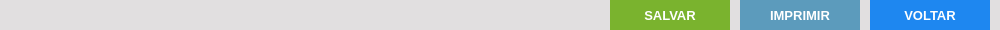
   <widget class="QFrame" name="fr_BotoesFormCompra">
    <property name="geometry">
     <rect>
      <x>0</x>
      <y>470</y>
      <width>1000</width>
      <height>30</height>
     </rect>
    </property>
    <property name="styleSheet">
     <string notr="true">background:#E1DFE0;
border: none;</string>
    </property>
    <widget class="QPushButton" name="bt_Voltar">
     <property name="geometry">
      <rect>
       <x>870</x>
       <y>0</y>
       <width>120</width>
       <height>30</height>
      </rect>
     </property>
     <property name="font">
      <font>
       <family>Tahoma</family>
       <pointsize>10</pointsize>
       <weight>75</weight>
       <bold>true</bold>
      </font>
     </property>
     <property name="cursor">
      <cursorShape>PointingHandCursor</cursorShape>
     </property>
     <property name="focusPolicy">
      <enum>Qt::NoFocus</enum>
     </property>
     <property name="contextMenuPolicy">
      <enum>Qt::ActionsContextMenu</enum>
     </property>
     <property name="styleSheet">
      <string notr="true">QPushButton {
background-color: #1E87F0;
color: #FFF
}
QPushButton:hover{
background-color: #40a286
}</string>
     </property>
     <property name="text">
      <string>VOLTAR</string>
     </property>
     <property name="iconSize">
      <size>
       <width>75</width>
       <height>35</height>
      </size>
     </property>
    </widget>
    <widget class="QPushButton" name="bt_Salvar">
     <property name="geometry">
      <rect>
       <x>610</x>
       <y>0</y>
       <width>120</width>
       <height>30</height>
      </rect>
     </property>
     <property name="font">
      <font>
       <family>Tahoma</family>
       <pointsize>10</pointsize>
       <weight>75</weight>
       <bold>true</bold>
      </font>
     </property>
     <property name="cursor">
      <cursorShape>PointingHandCursor</cursorShape>
     </property>
     <property name="focusPolicy">
      <enum>Qt::NoFocus</enum>
     </property>
     <property name="contextMenuPolicy">
      <enum>Qt::ActionsContextMenu</enum>
     </property>
     <property name="styleSheet">
      <string notr="true">QPushButton {
background-color: #7AB32E;
color: #FFF
 }
QPushButton:hover{
background-color: #40a286
}</string>
     </property>
     <property name="text">
      <string>SALVAR</string>
     </property>
     <property name="iconSize">
      <size>
       <width>75</width>
       <height>35</height>
      </size>
     </property>
    </widget>
    <widget class="QPushButton" name="bt_Imprimir">
     <property name="enabled">
      <bool>false</bool>
     </property>
     <property name="geometry">
      <rect>
       <x>740</x>
       <y>0</y>
       <width>120</width>
       <height>30</height>
      </rect>
     </property>
     <property name="font">
      <font>
       <family>Tahoma</family>
       <pointsize>10</pointsize>
       <weight>75</weight>
       <bold>true</bold>
      </font>
     </property>
     <property name="cursor">
      <cursorShape>PointingHandCursor</cursorShape>
     </property>
     <property name="focusPolicy">
      <enum>Qt::NoFocus</enum>
     </property>
     <property name="contextMenuPolicy">
      <enum>Qt::ActionsContextMenu</enum>
     </property>
     <property name="styleSheet">
      <string notr="true">QPushButton {
background-color: #5C9BBC;
color: #FFF
 }
QPushButton:hover{
background-color: #40a286
}</string>
     </property>
     <property name="text">
      <string>IMPRIMIR</string>
     </property>
     <property name="iconSize">
      <size>
       <width>75</width>
       <height>35</height>
      </size>
     </property>
    </widget>
   </widget>
